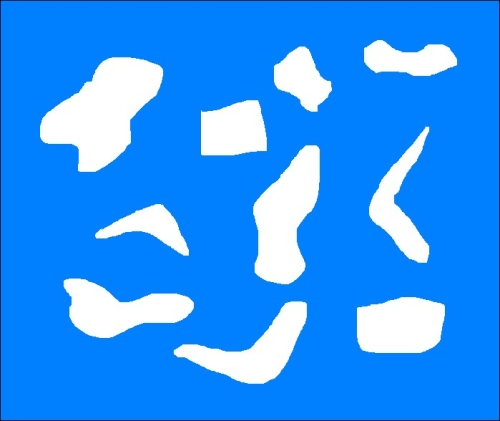
#> input picture input.jpg, 500 x 421 px
$ python blur.py
#> lines starting #> are read from the running program, lines starting #| are printed output that depends on the picture
import cv2
import numpy as np
import tkinter as tk
from tkinter import messagebox

# Función para mostrar el mensaje usando Tkinter
def mostrar_mensaje_inicio():
    # Crear una ventana de Tkinter
    root = tk.Tk()
    root.withdraw()  # Ocultar la ventana principal de Tkinter (no la necesitamos)

    # Mostrar un mensaje en un cuadro de diálogo
    messagebox.showinfo(
        "Instrucciones",
        "Este programa aplica filtros sobre una imagen.\n\n"
        "1. Filtro de identidad (sin cambios).\n"
        "2. Filtro 3x3 (suavizado leve).\n"
        "3. Filtro 5x5 (suavizado más fuerte).\n\n"
        "Presiona OK para continuar."
    )

    # Cerrar la ventana de Tkinter después de mostrar el mensaje
    root.destroy()

# Cargar la imagen
img = cv2.imread('input.jpg')
#> img is the input picture: shape (421, 500, 3); mean B, G, R 252.1, 150.6, 48
rows, cols = img.shape[:2]
#> rows = 421; cols = 500

# Definir los kernels
kernel_identity = np.array([[0, 0, 0], [0, 1, 0], [0, 0, 0]])  # Filtro de identidad
kernel_3x3 = np.ones((3, 3), np.float32) / 9.0  # Filtro 3x3 promedio
kernel_5x5 = np.ones((5, 5), np.float32) / 25.0  # Filtro 5x5 promedio

# Mostrar el mensaje de inicio
mostrar_mensaje_inicio()

# Mostrar la imagen original
cv2.imshow('Original', img)

# Aplicar los filtros
output = cv2.filter2D(img, -1, kernel_identity)
cv2.imshow('Filtro de identidad', output)

output = cv2.filter2D(img, -1, kernel_3x3)
cv2.imshow('Filtro 3x3', output)

output = cv2.filter2D(img, -1, kernel_5x5)
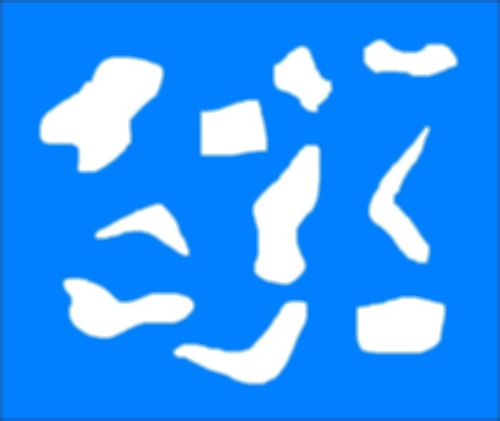
#> output: shape (421, 500, 3); mean B, G, R 252.4, 150.9, 48.1
cv2.imshow('Filtro 5x5', output)

# Esperar la tecla y cerrar las ventanas
cv2.waitKey(0)
cv2.destroyAllWindows()
